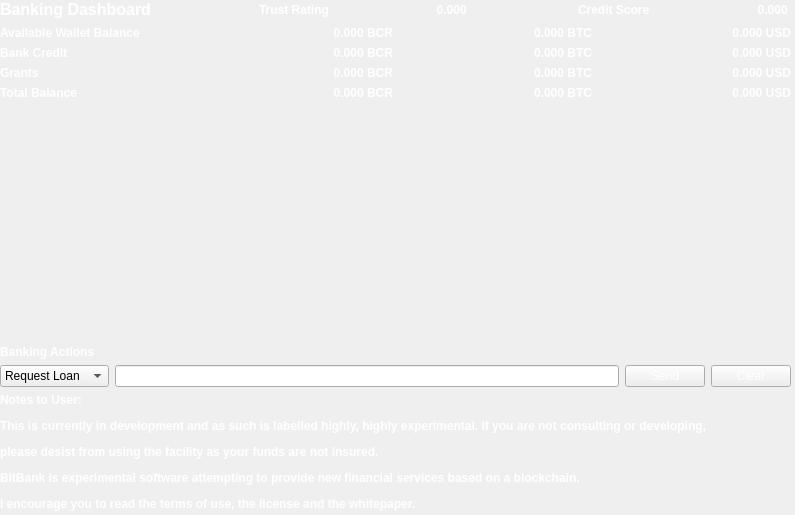
<?xml version="1.0" encoding="UTF-8"?>
<ui version="4.0">
 <class>BankOverview</class>
 <widget class="QWidget" name="BankOverview">
  <property name="geometry">
   <rect>
    <x>0</x>
    <y>0</y>
    <width>795</width>
    <height>515</height>
   </rect>
  </property>
  <property name="windowTitle">
   <string>Form</string>
  </property>
  <widget class="QWidget" name="verticalLayoutWidget">
   <property name="geometry">
    <rect>
     <x>0</x>
     <y>0</y>
     <width>791</width>
     <height>511</height>
    </rect>
   </property>
   <layout class="QVBoxLayout" name="verticalLayout">
    <item>
     <layout class="QHBoxLayout" name="horizontalLayout">
      <item>
       <widget class="QLabel" name="label_3">
        <property name="font">
         <font>
          <weight>75</weight>
          <bold>true</bold>
         </font>
        </property>
        <property name="styleSheet">
         <string notr="true">color: rgb(255, 255, 255);</string>
        </property>
        <property name="text">
         <string>&lt;html&gt;&lt;head/&gt;&lt;body&gt;&lt;p&gt;&lt;span style=&quot; font-size:12pt;&quot;&gt;Banking Dashboard&lt;/span&gt;&lt;/p&gt;&lt;/body&gt;&lt;/html&gt;</string>
        </property>
       </widget>
      </item>
      <item>
       <spacer name="horizontalSpacer_5">
        <property name="orientation">
         <enum>Qt::Horizontal</enum>
        </property>
        <property name="sizeHint" stdset="0">
         <size>
          <width>40</width>
          <height>20</height>
         </size>
        </property>
       </spacer>
      </item>
      <item>
       <widget class="QLabel" name="label_9">
        <property name="font">
         <font>
          <weight>75</weight>
          <bold>true</bold>
         </font>
        </property>
        <property name="styleSheet">
         <string notr="true">color: rgb(255, 255, 255);</string>
        </property>
        <property name="text">
         <string>&lt;html&gt;&lt;head/&gt;&lt;body&gt;&lt;p&gt;Trust Rating&lt;/p&gt;&lt;/body&gt;&lt;/html&gt;</string>
        </property>
       </widget>
      </item>
      <item>
       <spacer name="horizontalSpacer_4">
        <property name="orientation">
         <enum>Qt::Horizontal</enum>
        </property>
        <property name="sizeHint" stdset="0">
         <size>
          <width>40</width>
          <height>20</height>
         </size>
        </property>
       </spacer>
      </item>
      <item>
       <widget class="QLabel" name="trustrating">
        <property name="font">
         <font>
          <weight>75</weight>
          <bold>true</bold>
         </font>
        </property>
        <property name="cursor">
         <cursorShape>IBeamCursor</cursorShape>
        </property>
        <property name="toolTip">
         <string>Your current total balance</string>
        </property>
        <property name="styleSheet">
         <string notr="true">color: rgb(255, 255, 255);</string>
        </property>
        <property name="text">
         <string notr="true">0.000 </string>
        </property>
        <property name="alignment">
         <set>Qt::AlignRight|Qt::AlignTrailing|Qt::AlignVCenter</set>
        </property>
        <property name="textInteractionFlags">
         <set>Qt::LinksAccessibleByMouse|Qt::TextSelectableByKeyboard|Qt::TextSelectableByMouse</set>
        </property>
       </widget>
      </item>
      <item>
       <spacer name="horizontalSpacer_3">
        <property name="orientation">
         <enum>Qt::Horizontal</enum>
        </property>
        <property name="sizeHint" stdset="0">
         <size>
          <width>40</width>
          <height>20</height>
         </size>
        </property>
       </spacer>
      </item>
      <item>
       <widget class="QLabel" name="label_8">
        <property name="font">
         <font>
          <weight>75</weight>
          <bold>true</bold>
         </font>
        </property>
        <property name="styleSheet">
         <string notr="true">color: rgb(255, 255, 255);</string>
        </property>
        <property name="text">
         <string>&lt;html&gt;&lt;head/&gt;&lt;body&gt;&lt;p&gt;Credit Score&lt;/p&gt;&lt;/body&gt;&lt;/html&gt;</string>
        </property>
       </widget>
      </item>
      <item>
       <spacer name="horizontalSpacer_2">
        <property name="orientation">
         <enum>Qt::Horizontal</enum>
        </property>
        <property name="sizeHint" stdset="0">
         <size>
          <width>40</width>
          <height>20</height>
         </size>
        </property>
       </spacer>
      </item>
      <item>
       <widget class="QLabel" name="creditscore">
        <property name="font">
         <font>
          <weight>75</weight>
          <bold>true</bold>
         </font>
        </property>
        <property name="cursor">
         <cursorShape>IBeamCursor</cursorShape>
        </property>
        <property name="toolTip">
         <string>Your current total balance</string>
        </property>
        <property name="styleSheet">
         <string notr="true">color: rgb(255, 255, 255);</string>
        </property>
        <property name="text">
         <string notr="true">0.000 </string>
        </property>
        <property name="alignment">
         <set>Qt::AlignRight|Qt::AlignTrailing|Qt::AlignVCenter</set>
        </property>
        <property name="textInteractionFlags">
         <set>Qt::LinksAccessibleByMouse|Qt::TextSelectableByKeyboard|Qt::TextSelectableByMouse</set>
        </property>
       </widget>
      </item>
     </layout>
    </item>
    <item>
     <layout class="QGridLayout" name="gridLayout">
      <item row="1" column="0">
       <widget class="QLabel" name="label_1">
        <property name="font">
         <font>
          <weight>75</weight>
          <bold>true</bold>
         </font>
        </property>
        <property name="styleSheet">
         <string notr="true">color: rgb(255, 255, 255);</string>
        </property>
        <property name="text">
         <string>Available Wallet Balance</string>
        </property>
       </widget>
      </item>
      <item row="1" column="3">
       <widget class="QLabel" name="labelwallettotal">
        <property name="font">
         <font>
          <weight>75</weight>
          <bold>true</bold>
         </font>
        </property>
        <property name="cursor">
         <cursorShape>IBeamCursor</cursorShape>
        </property>
        <property name="toolTip">
         <string>Your current total balance</string>
        </property>
        <property name="styleSheet">
         <string notr="true">color: rgb(255, 255, 255);</string>
        </property>
        <property name="text">
         <string notr="true">0.000 BCR</string>
        </property>
        <property name="alignment">
         <set>Qt::AlignRight|Qt::AlignTrailing|Qt::AlignVCenter</set>
        </property>
        <property name="textInteractionFlags">
         <set>Qt::LinksAccessibleByMouse|Qt::TextSelectableByKeyboard|Qt::TextSelectableByMouse</set>
        </property>
       </widget>
      </item>
      <item row="4" column="0">
       <widget class="QLabel" name="label_4">
        <property name="font">
         <font>
          <weight>75</weight>
          <bold>true</bold>
         </font>
        </property>
        <property name="styleSheet">
         <string notr="true">color: rgb(255, 255, 255);</string>
        </property>
        <property name="text">
         <string>Total Balance</string>
        </property>
       </widget>
      </item>
      <item row="2" column="4">
       <widget class="QLabel" name="labelbankbtc">
        <property name="font">
         <font>
          <weight>75</weight>
          <bold>true</bold>
         </font>
        </property>
        <property name="cursor">
         <cursorShape>IBeamCursor</cursorShape>
        </property>
        <property name="toolTip">
         <string>Current total balance in watch-only addresses</string>
        </property>
        <property name="styleSheet">
         <string notr="true">color: rgb(255, 255, 255);</string>
        </property>
        <property name="text">
         <string notr="true">0.000 BTC</string>
        </property>
        <property name="alignment">
         <set>Qt::AlignRight|Qt::AlignTrailing|Qt::AlignVCenter</set>
        </property>
        <property name="textInteractionFlags">
         <set>Qt::LinksAccessibleByMouse|Qt::TextSelectableByKeyboard|Qt::TextSelectableByMouse</set>
        </property>
       </widget>
      </item>
      <item row="4" column="3">
       <widget class="QLabel" name="labelTotal">
        <property name="font">
         <font>
          <weight>75</weight>
          <bold>true</bold>
         </font>
        </property>
        <property name="cursor">
         <cursorShape>IBeamCursor</cursorShape>
        </property>
        <property name="toolTip">
         <string>Current total balance in watch-only addresses</string>
        </property>
        <property name="styleSheet">
         <string notr="true">color: rgb(255, 255, 255);</string>
        </property>
        <property name="text">
         <string notr="true">0.000 BCR</string>
        </property>
        <property name="alignment">
         <set>Qt::AlignRight|Qt::AlignTrailing|Qt::AlignVCenter</set>
        </property>
        <property name="textInteractionFlags">
         <set>Qt::LinksAccessibleByMouse|Qt::TextSelectableByKeyboard|Qt::TextSelectableByMouse</set>
        </property>
       </widget>
      </item>
      <item row="2" column="3">
       <widget class="QLabel" name="labelbankTotal">
        <property name="font">
         <font>
          <weight>75</weight>
          <bold>true</bold>
         </font>
        </property>
        <property name="cursor">
         <cursorShape>IBeamCursor</cursorShape>
        </property>
        <property name="toolTip">
         <string>Current total balance in watch-only addresses</string>
        </property>
        <property name="styleSheet">
         <string notr="true">color: rgb(255, 255, 255);</string>
        </property>
        <property name="text">
         <string notr="true">0.000 BCR</string>
        </property>
        <property name="alignment">
         <set>Qt::AlignRight|Qt::AlignTrailing|Qt::AlignVCenter</set>
        </property>
        <property name="textInteractionFlags">
         <set>Qt::LinksAccessibleByMouse|Qt::TextSelectableByKeyboard|Qt::TextSelectableByMouse</set>
        </property>
       </widget>
      </item>
      <item row="2" column="0">
       <widget class="QLabel" name="label_2">
        <property name="font">
         <font>
          <weight>75</weight>
          <bold>true</bold>
         </font>
        </property>
        <property name="styleSheet">
         <string notr="true">color: rgb(255, 255, 255);</string>
        </property>
        <property name="text">
         <string>Bank Credit</string>
        </property>
       </widget>
      </item>
      <item row="3" column="0">
       <widget class="QLabel" name="label_6">
        <property name="font">
         <font>
          <weight>75</weight>
          <bold>true</bold>
         </font>
        </property>
        <property name="styleSheet">
         <string notr="true">color: rgb(255, 255, 255);</string>
        </property>
        <property name="text">
         <string>Grants</string>
        </property>
       </widget>
      </item>
      <item row="3" column="3">
       <widget class="QLabel" name="labelgranttotal">
        <property name="font">
         <font>
          <weight>75</weight>
          <bold>true</bold>
         </font>
        </property>
        <property name="cursor">
         <cursorShape>IBeamCursor</cursorShape>
        </property>
        <property name="toolTip">
         <string>Current total balance in watch-only addresses</string>
        </property>
        <property name="styleSheet">
         <string notr="true">color: rgb(255, 255, 255);</string>
        </property>
        <property name="text">
         <string notr="true">0.000 BCR</string>
        </property>
        <property name="alignment">
         <set>Qt::AlignRight|Qt::AlignTrailing|Qt::AlignVCenter</set>
        </property>
        <property name="textInteractionFlags">
         <set>Qt::LinksAccessibleByMouse|Qt::TextSelectableByKeyboard|Qt::TextSelectableByMouse</set>
        </property>
       </widget>
      </item>
      <item row="1" column="4">
       <widget class="QLabel" name="labelwalletbtc">
        <property name="font">
         <font>
          <weight>75</weight>
          <bold>true</bold>
         </font>
        </property>
        <property name="cursor">
         <cursorShape>IBeamCursor</cursorShape>
        </property>
        <property name="toolTip">
         <string>Your current total balance</string>
        </property>
        <property name="styleSheet">
         <string notr="true">color: rgb(255, 255, 255);</string>
        </property>
        <property name="text">
         <string notr="true">0.000 BTC</string>
        </property>
        <property name="alignment">
         <set>Qt::AlignRight|Qt::AlignTrailing|Qt::AlignVCenter</set>
        </property>
        <property name="textInteractionFlags">
         <set>Qt::LinksAccessibleByMouse|Qt::TextSelectableByKeyboard|Qt::TextSelectableByMouse</set>
        </property>
       </widget>
      </item>
      <item row="4" column="4">
       <widget class="QLabel" name="labeltotalbtc">
        <property name="font">
         <font>
          <weight>75</weight>
          <bold>true</bold>
         </font>
        </property>
        <property name="cursor">
         <cursorShape>IBeamCursor</cursorShape>
        </property>
        <property name="toolTip">
         <string>Current total balance in watch-only addresses</string>
        </property>
        <property name="styleSheet">
         <string notr="true">color: rgb(255, 255, 255);</string>
        </property>
        <property name="text">
         <string notr="true">0.000 BTC</string>
        </property>
        <property name="alignment">
         <set>Qt::AlignRight|Qt::AlignTrailing|Qt::AlignVCenter</set>
        </property>
        <property name="textInteractionFlags">
         <set>Qt::LinksAccessibleByMouse|Qt::TextSelectableByKeyboard|Qt::TextSelectableByMouse</set>
        </property>
       </widget>
      </item>
      <item row="3" column="4">
       <widget class="QLabel" name="labelgrantbtc">
        <property name="font">
         <font>
          <weight>75</weight>
          <bold>true</bold>
         </font>
        </property>
        <property name="cursor">
         <cursorShape>IBeamCursor</cursorShape>
        </property>
        <property name="toolTip">
         <string>Current total balance in watch-only addresses</string>
        </property>
        <property name="styleSheet">
         <string notr="true">color: rgb(255, 255, 255);</string>
        </property>
        <property name="text">
         <string notr="true">0.000 BTC</string>
        </property>
        <property name="alignment">
         <set>Qt::AlignRight|Qt::AlignTrailing|Qt::AlignVCenter</set>
        </property>
        <property name="textInteractionFlags">
         <set>Qt::LinksAccessibleByMouse|Qt::TextSelectableByKeyboard|Qt::TextSelectableByMouse</set>
        </property>
       </widget>
      </item>
      <item row="2" column="5">
       <widget class="QLabel" name="labelbankfiat">
        <property name="font">
         <font>
          <weight>75</weight>
          <bold>true</bold>
         </font>
        </property>
        <property name="cursor">
         <cursorShape>IBeamCursor</cursorShape>
        </property>
        <property name="toolTip">
         <string>Current total balance in watch-only addresses</string>
        </property>
        <property name="styleSheet">
         <string notr="true">color: rgb(255, 255, 255);</string>
        </property>
        <property name="text">
         <string notr="true">0.000 USD</string>
        </property>
        <property name="alignment">
         <set>Qt::AlignRight|Qt::AlignTrailing|Qt::AlignVCenter</set>
        </property>
        <property name="textInteractionFlags">
         <set>Qt::LinksAccessibleByMouse|Qt::TextSelectableByKeyboard|Qt::TextSelectableByMouse</set>
        </property>
       </widget>
      </item>
      <item row="3" column="5">
       <widget class="QLabel" name="labelgrantfiat">
        <property name="font">
         <font>
          <weight>75</weight>
          <bold>true</bold>
         </font>
        </property>
        <property name="cursor">
         <cursorShape>IBeamCursor</cursorShape>
        </property>
        <property name="toolTip">
         <string>Current total balance in watch-only addresses</string>
        </property>
        <property name="styleSheet">
         <string notr="true">color: rgb(255, 255, 255);</string>
        </property>
        <property name="text">
         <string notr="true">0.000 USD</string>
        </property>
        <property name="alignment">
         <set>Qt::AlignRight|Qt::AlignTrailing|Qt::AlignVCenter</set>
        </property>
        <property name="textInteractionFlags">
         <set>Qt::LinksAccessibleByMouse|Qt::TextSelectableByKeyboard|Qt::TextSelectableByMouse</set>
        </property>
       </widget>
      </item>
      <item row="4" column="5">
       <widget class="QLabel" name="labeltotalfiat">
        <property name="font">
         <font>
          <weight>75</weight>
          <bold>true</bold>
         </font>
        </property>
        <property name="cursor">
         <cursorShape>IBeamCursor</cursorShape>
        </property>
        <property name="toolTip">
         <string>Current total balance in watch-only addresses</string>
        </property>
        <property name="styleSheet">
         <string notr="true">color: rgb(255, 255, 255);</string>
        </property>
        <property name="text">
         <string notr="true">0.000 USD</string>
        </property>
        <property name="alignment">
         <set>Qt::AlignRight|Qt::AlignTrailing|Qt::AlignVCenter</set>
        </property>
        <property name="textInteractionFlags">
         <set>Qt::LinksAccessibleByMouse|Qt::TextSelectableByKeyboard|Qt::TextSelectableByMouse</set>
        </property>
       </widget>
      </item>
      <item row="1" column="5">
       <widget class="QLabel" name="labelwalletfiat">
        <property name="font">
         <font>
          <weight>75</weight>
          <bold>true</bold>
         </font>
        </property>
        <property name="cursor">
         <cursorShape>IBeamCursor</cursorShape>
        </property>
        <property name="toolTip">
         <string>Your current total balance</string>
        </property>
        <property name="styleSheet">
         <string notr="true">color: rgb(255, 255, 255);</string>
        </property>
        <property name="text">
         <string notr="true">0.000 USD</string>
        </property>
        <property name="alignment">
         <set>Qt::AlignRight|Qt::AlignTrailing|Qt::AlignVCenter</set>
        </property>
        <property name="textInteractionFlags">
         <set>Qt::LinksAccessibleByMouse|Qt::TextSelectableByKeyboard|Qt::TextSelectableByMouse</set>
        </property>
       </widget>
      </item>
     </layout>
    </item>
    <item>
     <widget class="QScrollArea" name="scrollArea">
      <property name="frameShape">
       <enum>QFrame::NoFrame</enum>
      </property>
      <property name="widgetResizable">
       <bool>true</bool>
      </property>
      <widget class="QWidget" name="scrollAreaWidgetContents">
       <property name="geometry">
        <rect>
         <x>0</x>
         <y>0</y>
         <width>789</width>
         <height>231</height>
        </rect>
       </property>
       <layout class="QVBoxLayout" name="verticalLayout_2" stretch="0,0">
        <property name="margin">
         <number>0</number>
        </property>
        <item>
         <layout class="QVBoxLayout" name="entries">
          <property name="spacing">
           <number>6</number>
          </property>
         </layout>
        </item>
        <item>
         <spacer name="verticalSpacer">
          <property name="orientation">
           <enum>Qt::Vertical</enum>
          </property>
          <property name="sizeHint" stdset="0">
           <size>
            <width>20</width>
            <height>40</height>
           </size>
          </property>
         </spacer>
        </item>
       </layout>
      </widget>
     </widget>
    </item>
    <item>
     <layout class="QHBoxLayout" name="horizontalLayout_2">
      <item>
       <widget class="QLabel" name="label_10">
        <property name="font">
         <font>
          <weight>75</weight>
          <bold>true</bold>
         </font>
        </property>
        <property name="styleSheet">
         <string notr="true">color: rgb(255, 255, 255);</string>
        </property>
        <property name="text">
         <string>Banking Actions</string>
        </property>
       </widget>
      </item>
     </layout>
    </item>
    <item>
     <layout class="QHBoxLayout" name="horizontalLayout_3">
      <item>
       <widget class="QComboBox" name="payTo">
        <item>
         <property name="text">
          <string>Request Loan</string>
         </property>
        </item>
        <item>
         <property name="text">
          <string>Grant Reserve</string>
         </property>
        </item>
       </widget>
      </item>
      <item>
       <widget class="BitcreditAmountField" name="payAmount"/>
      </item>
      <item>
       <widget class="QPushButton" name="send">
        <property name="styleSheet">
         <string notr="true">color: rgb(255, 255, 255);</string>
        </property>
        <property name="text">
         <string>Send</string>
        </property>
       </widget>
      </item>
      <item>
       <widget class="QPushButton" name="clearButton">
        <property name="sizePolicy">
         <sizepolicy hsizetype="Minimum" vsizetype="Fixed">
          <horstretch>0</horstretch>
          <verstretch>0</verstretch>
         </sizepolicy>
        </property>
        <property name="toolTip">
         <string>Clear all fields of the form.</string>
        </property>
        <property name="styleSheet">
         <string notr="true">color: rgb(255, 255, 255);</string>
        </property>
        <property name="text">
         <string>Clear</string>
        </property>
        <property name="icon">
         <iconset resource="../bitcredit.qrc">
          <normaloff>:/icons/remove</normaloff>:/icons/remove</iconset>
        </property>
        <property name="autoDefault">
         <bool>false</bool>
        </property>
       </widget>
      </item>
     </layout>
    </item>
    <item>
     <widget class="QLabel" name="label">
      <property name="text">
       <string>&lt;html&gt;&lt;head/&gt;&lt;body&gt;&lt;p&gt;&lt;span style=&quot; font-weight:600; color:#ffffff;&quot;&gt;Notes to User: &lt;/span&gt;&lt;/p&gt;&lt;p&gt;&lt;span style=&quot; font-weight:600; color:#ffffff;&quot;&gt;This is currently in development and as such is labelled highly, highly experimental. If you are not consulting or developing, &lt;/span&gt;&lt;/p&gt;&lt;p&gt;&lt;span style=&quot; font-weight:600; color:#ffffff;&quot;&gt;please desist from using the facility as your funds are not insured. &lt;/span&gt;&lt;/p&gt;&lt;p&gt;&lt;span style=&quot; font-weight:600; color:#ffffff;&quot;&gt;BitBank is experimental software attempting to provide new financial services based on a blockchain. &lt;/span&gt;&lt;/p&gt;&lt;p&gt;&lt;span style=&quot; font-weight:600; color:#ffffff;&quot;&gt;I encourage you to read the terms of use, the license and the whitepaper. &lt;/span&gt;&lt;/p&gt;&lt;/body&gt;&lt;/html&gt;</string>
      </property>
     </widget>
    </item>
   </layout>
  </widget>
 </widget>
 <customwidgets>
  <customwidget>
   <class>BitcreditAmountField</class>
   <extends>QLineEdit</extends>
   <header>bitcreditamountfield.h</header>
   <container>1</container>
  </customwidget>
 </customwidgets>
 <resources>
  <include location="../bitcredit.qrc"/>
 </resources>
 <connections/>
</ui>
